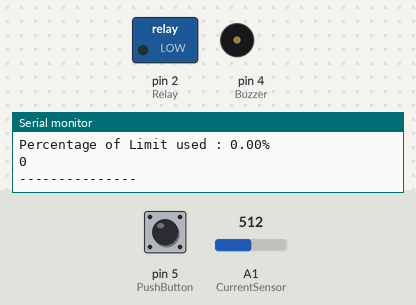
A sketch run on a simulated Arduino Uno, built with avr-gcc and run on an emulated ATmega328P. Parts: switched loads named in the sketch (green lamp = pin HIGH), buzzer (waves = sounding, pin HIGH), the last lines printed to the serial monitor. The inputs (shaded band) are chosen by the test bench; at power-on: A1 (CurrentSensor) = 512, pin 5 (PushButton) HIGH.

Above: at 3.2 s.
3.3 s: A1 (CurrentSensor) set to 530
At 4.5 s:
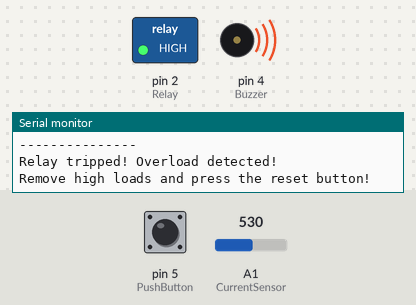
7.4 s: pin 5 (PushButton) pulled LOW for 3.2 s
At 17.9 s:
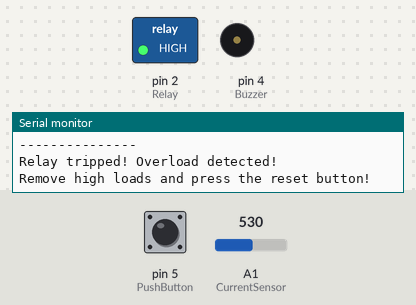
Timing chart, 0 to 18.1 s (numbered marks = the images above; inputs shaded):
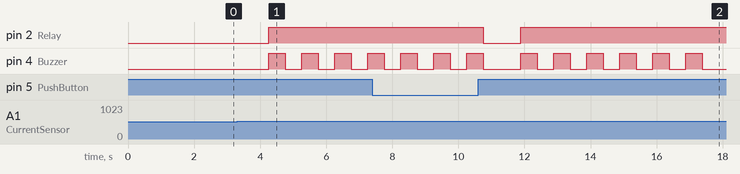

The sketch:

smart_extension_box.ino
```cpp
int Relay = 2;
int CurrentSensor = A1;
int Buzzer = 4;
int PushButton = 5;

float ZeroVal;
float CurrentDraw;
float Power;
float SetLimit = 70;
float PercentLimit;

int Relayflag = 1; //default ON 1

void setup() {
   Serial.begin(9600);
   pinMode(Relay,OUTPUT);
   pinMode(PushButton,INPUT_PULLUP);
   pinMode(Buzzer,OUTPUT);

  float sum = 0;
  Serial.println("Setting up the Current Sensor, Do not Plug Loads");
  Serial.print("Setting Up");
  for(int i = 0; i<200; i++){
    sum += analogRead(CurrentSensor);
    Serial.print(".");
    delay(10);
  }
  float avg = sum/200;
  ZeroVal = avg * (5.0/1024.0);

  Serial.println("Extension cord ready for use!");
  digitalWrite(Relay,LOW);
  Relayflag = 1;
}

void loop() {
  // put your main code here, to run repeatedly:
  float AnalogCurrent;
  float sumSq = 0;
  for(int i = 0;i<200;i++){
    float adc = analogRead(CurrentSensor);
    float voltage = adc * (5.0/1024.0);
    float instCurrent = (voltage - ZeroVal)/0.185;
    sumSq += instCurrent * instCurrent;

  }
  CurrentDraw = sqrt(sumSq/200);
  Power = 230 * CurrentDraw;

  PercentLimit = (Power/SetLimit)*100;

  if(Relayflag == 1){
    Serial.print("Current Drawn : ");
   Serial.println(CurrentDraw);
   Serial.print("Percentage of Limit used : ");
   Serial.print(PercentLimit);
   Serial.println("%");
   Serial.println(digitalRead(Relay));
   Serial.println("---------------");
  }

  if(Relayflag == 1 && Power>SetLimit){
     Serial.println("Relay tripped! Overload detected!");
     Serial.println("Remove high loads and press the reset button!");
     digitalWrite(Relay, HIGH);
     Relayflag = 0;
    for(int i = 0; i<6; i++){
      digitalWrite(Buzzer,HIGH);
      delay(500);
      digitalWrite(Buzzer,LOW);
      delay(500);
    }

  }

  if(digitalRead(PushButton) == 0 && Relayflag == 0){

    digitalWrite(Buzzer,HIGH);
    delay(500);
    digitalWrite(Buzzer,LOW);
    digitalWrite(Relay,LOW);
    Relayflag = 1;
  }

delay(1000);

}
```

Measured:
- the behaviour switches between 523 and 524 on A1 (CurrentSensor) (found by bisection; images 0 and 1)
- after the input at 3.3 s, pin 2 (Relay): LOW → HIGH after 0.95 s; pin 4 (Buzzer): alternates HIGH for 0.50 s and LOW for 0.50 s, starting after 0.95 s
- after the input at 7.4 s, pin 2 (Relay): HIGH → LOW after 3.4 s, → HIGH 1.1 s later
